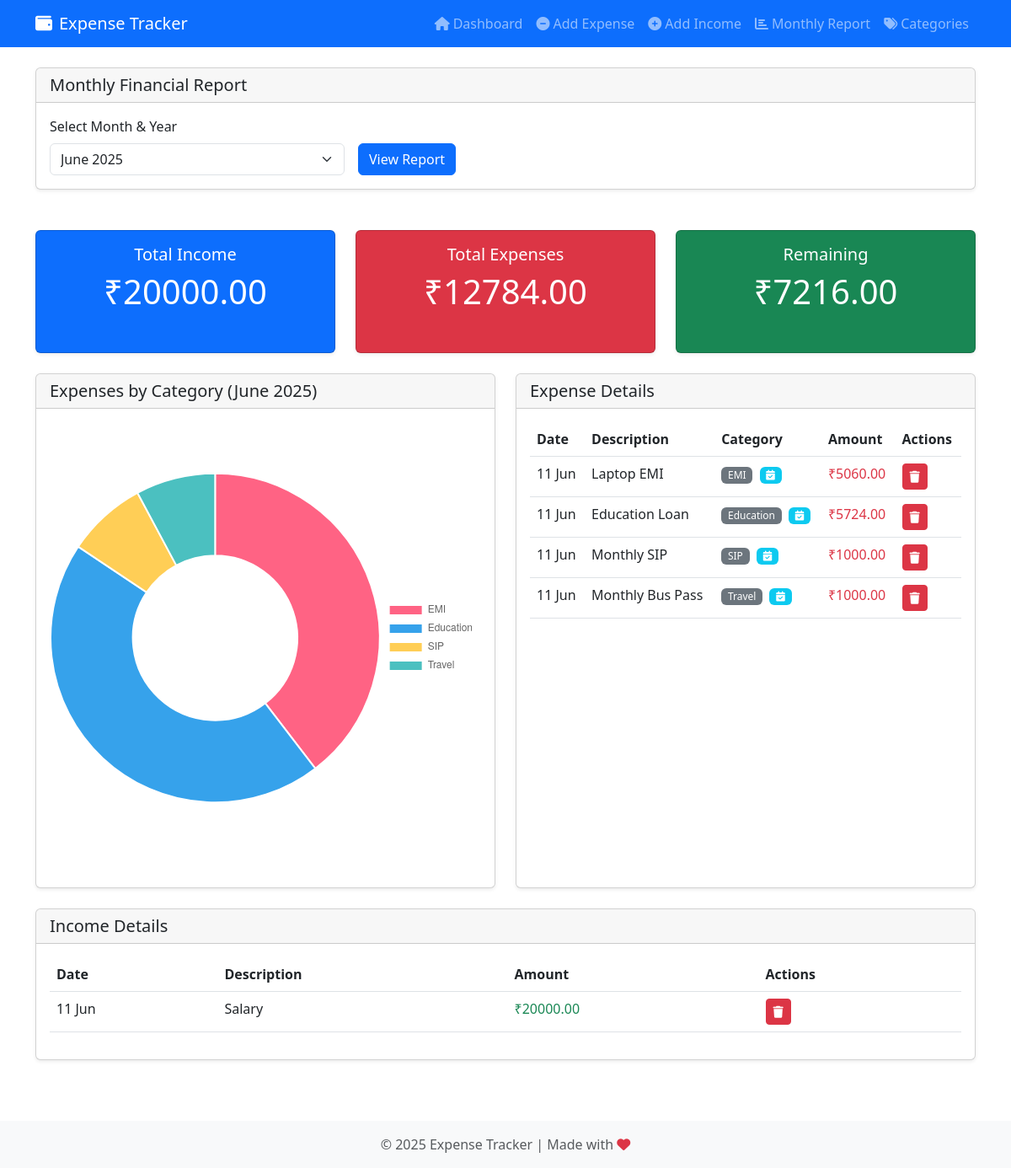
Screenshot of /monthly_report with the database file from the repository.
### app/app.py (models this page shows)
class Expense(db.Model):
    id = db.Column(db.Integer, primary_key=True)
    amount = db.Column(db.Float, nullable=False)
    description = db.Column(db.String(200), nullable=False)
    date = db.Column(db.Date, nullable=False, default=datetime.utcnow)
    category_id = db.Column(db.Integer, db.ForeignKey('category.id'), nullable=False)
    receipt_filename = db.Column(db.String(255))
    is_fixed = db.Column(db.Boolean, default=False)

class Category(db.Model):
    id = db.Column(db.Integer, primary_key=True)
    name = db.Column(db.String(50), nullable=False, unique=True)
    expenses = db.relationship('Expense', backref='category', lazy=True)

class Income(db.Model):
    id = db.Column(db.Integer, primary_key=True)
    amount = db.Column(db.Float, nullable=False)
    description = db.Column(db.String(200), nullable=False)
    date = db.Column(db.Date, nullable=False, default=datetime.utcnow)

### app/app.py (the view)
@app.route('/monthly_report', methods=['GET'])
def monthly_report():
    month_year_choices = get_month_year_choices()
    today = datetime.today()
    month_year = request.args.get('month_year')
    if month_year:
        month, year = map(int, month_year.split(','))
    else:
        month = request.args.get('month', today.month, type=int)
        year = request.args.get('year', today.year, type=int)
    selected_month = month
    selected_year = year
    expenses = Expense.query.filter(
        db.extract('month', Expense.date) == selected_month,
        db.extract('year', Expense.date) == selected_year
    ).order_by(Expense.date.desc()).all()
    incomes = Income.query.filter(
        db.extract('month', Income.date) == selected_month,
        db.extract('year', Income.date) == selected_year
    ).order_by(Income.date.desc()).all()
    total_income = sum(income.amount for income in incomes)
    total_expenses = sum(expense.amount for expense in expenses)
    remaining = total_income - total_expenses
    expenses_by_category = db.session.query(
        Category.name, db.func.sum(Expense.amount)
    ).join(Expense).filter(
        db.extract('month', Expense.date) == selected_month,
        db.extract('year', Expense.date) == selected_year
    ).group_by(Category.name).all()
    return render_template(
        'monthly_report.html',
        expenses=expenses,
        incomes=incomes,
        total_income=total_income,
        total_expenses=total_expenses,
        remaining=remaining,
        expenses_by_category=expenses_by_category,
        month_year_choices=month_year_choices,
        selected_month=selected_month,
        selected_year=selected_year,
        month_name=datetime(2000, selected_month, 1).strftime('%B'),
        datetime=datetime  # Pass datetime module to template
    )

### app/app.py (called while the page is built)
def get_month_year_choices():
    expenses = Expense.query.order_by(Expense.date).all()
    incomes = Income.query.order_by(Income.date).all()
    dates = set()
    for expense in expenses:
        dates.add((expense.date.month, expense.date.year))
    for income in incomes:
        dates.add((income.date.month, income.date.year))
    if not dates:
        today = datetime.today()
        dates.add((today.month, today.year))
    return sorted(list(dates), key=lambda x: (x[1], x[0]))

### app/templates/monthly_report.html (shortened to what this page needs)
{% extends 'base.html' %}
{% block content %}
<div class="row mb-4">
    <div class="col-md-12">
        <div class="card">
            <div class="card-header">
                <h5 class="card-title mb-0">Monthly Financial Report</h5>
            </div>
            <div class="card-body">
                <form method="GET" action="{{ url_for('monthly_report') }}" class="row g-3 align-items-end">
                    <div class="col-md-4">
                        <label for="month_year" class="form-label">Select Month & Year</label>
                        <select class="form-select" id="month_year" name="month_year" onchange="updateMonthYear()">
                            {% for month, year in month_year_choices %}
                            <option value="{{ month }},{{ year }}" {% if month == selected_month and year == selected_year %}selected{% endif %}>
                                {% if datetime %}
                                    {{ datetime(year, month, 1).strftime('%B %Y') }}
                                {% else %}
                                    {{ month }}/{{ year }}
                                {% endif %}
                            </option>
                            {% endfor %}
                        </select>
                    </div>
                    <div class="col-md-2">
                        <button type="submit" class="btn btn-primary">View Report</button>
                    </div>
                </form>
            </div>
        </div>
    </div>
</div>
<div class="row mb-4">
    <div class="col-md-4">
        <div class="card h-100 bg-primary text-white">
            <div class="card-body text-center">
                <h5 class="card-title">Total Income</h5>
                <h2 class="display-6">₹{{ "%.2f"|format(total_income) }}</h2>
            </div>
        </div>
    </div>
    <div class="col-md-4">
        <div class="card h-100 bg-danger text-white">
            <div class="card-body text-center">
                <h5 class="card-title">Total Expenses</h5>
                <h2 class="display-6">₹{{ "%.2f"|format(total_expenses) }}</h2>
            </div>
        </div>
    </div>
    <div class="col-md-4">
        <div class="card h-100 {% if remaining < 0 %}bg-danger{% else %}bg-success{% endif %} text-white">
            <div class="card-body text-center">
                <h5 class="card-title">Remaining</h5>
                <h2 class="display-6">₹{{ "%.2f"|format(remaining) }}</h2>
            </div>
        </div>
    </div>
</div>
<div class="row mb-4">
    <div class="col-md-6">
        <div class="card h-100">
            <div class="card-header">
                <h5 class="card-title mb-0">Expenses by Category ({{ month_name }} {{ selected_year }})</h5>
            </div>
            <div class="card-body">
                {% if expenses_by_category %}
                <canvas id="expensesByCategoryChart"></canvas>
                {% else %}
                <p class="text-center text-muted my-5">No expense data available for this period</p>
                {% endif %}
            </div>
        </div>
    </div>
    <div class="col-md-6">
        <div class="card h-100">
            <div class="card-header">
                <h5 class="card-title mb-0">Expense Details</h5>
            </div>
            <div class="card-body">
                {% if expenses %}
                <div class="table-responsive">
                    <table class="table table-hover">
                        <thead>
                            <tr>
                                <th>Date</th>
                                <th>Description</th>
                                <th>Category</th>
                                <th>Amount</th>
                                <th>Actions</th>
                            </tr>
                        </thead>
                        <tbody>
                            {% for expense in expenses %}
                            <tr>
                                <td>{{ expense.date.strftime('%d %b') }}</td>
                                <td>{{ expense.description }}</td>
                                <td>
                                    <span class="badge bg-secondary">{{ expense.category.name }}</span>
                                    {% if expense.is_fixed %}
                                    <span class="badge bg-info ms-1" title="Fixed Monthly Expense">
                                        <i class="fas fa-calendar-check"></i>
                                    </span>
                                    {% endif %}
                                </td>
                                <td class="text-danger">₹{{ "%.2f"|format(expense.amount) }}</td>
                                <td>
                                    <form action="{{ url_for('delete_expense', id=expense.id) }}" method="POST" class="d-inline">
                                        <button type="submit" class="btn btn-sm btn-danger" onclick="return confirm('Are you sure you want to delete this expense?')">
                                            <i class="fas fa-trash"></i>
                                        </button>
                                    </form>
                                </td>
                            </tr>
                            {% endfor %}
                        </tbody>
                    </table>
                </div>
                {% else %}
                <p class="text-center text-muted my-4">No expenses recorded for this period</p>
                {% endif %}
            </div>
        </div>
    </div>
</div>
<div class="row">
    <div class="col-md-12">
        <div class="card">
            <div class="card-header">
                <h5 class="card-title mb-0">Income Details</h5>
            </div>
            <div class="card-body">
                {% if incomes %}
                <div class="table-responsive">
                    <table class="table table-hover">
                        <thead>
                            <tr>
                                <th>Date</th>
                                <th>Description</th>
                                <th>Amount</th>
                                <th>Actions</th>
                            </tr>
                        </thead>
                        <tbody>
                            {% for income in incomes %}
                            <tr>
                                <td>{{ income.date.strftime('%d %b') }}</td>
                                <td>{{ income.description }}</td>
                                <td class="text-success">₹{{ "%.2f"|format(income.amount) }}</td>
                                <td>
                                    <form action="{{ url_for('delete_income', id=income.id) }}" method="POST" class="d-inline">
                                        <button type="submit" class="btn btn-sm btn-danger" onclick="return confirm('Are you sure you want to delete this income?')">
                                            <i class="fas fa-trash"></i>
                                        </button>
                                    </form>
                                </td>
                            </tr>
                            {% endfor %}
                        </tbody>
                    </table>
                </div>
                {% else %}
                <p class="text-center text-muted my-4">No income recorded for this period</p>
                {% endif %}
            </div>
        </div>
    </div>
</div>
{% endblock %}
{% block scripts %}
<script>
    // Handle month/year selection
    function updateMonthYear() {
        const selectElement = document.getElementById('month_year');
        const [month, year] = selectElement.value.split(',');
        document.getElementById('selected_month').value = month;
        document.getElementById('selected_year').value = year;
    }
    // Initialize on page load
    updateMonthYear();
    // Expenses by Category Chart
    {% if expenses_by_category %}
    const categoryCtx = document.getElementById('expensesByCategoryChart').getContext('2d');
    const categoryChart = new Chart(categoryCtx, {
        type: 'doughnut',
        data: {
            labels: [{% for category, amount in expenses_by_category %}'{{ category }}',{% endfor %}],
            datasets: [{
                data: [{% for category, amount in expenses_by_category %}{{ amount }},{% endfor %}],
                backgroundColor: [
                    '#FF6384', '#36A2EB', '#FFCE56', '#4BC0C0', '#9966FF',
                    '#FF9F40', '#8AC249', '#EA526F', '#23B5D3', '#279AF1',
                    '#7E6B8F', '#96E072'
                ]
            }]
        },
        options: {
            responsive: true,
            plugins: {
                legend: {
                    position: 'right',
                }
            }
        }
    });
    {% endif %}
</script>
{% endblock %}

### app/templates/base.html (shortened to what this page needs)
<!DOCTYPE html>
<html lang="en">
<head>
    <link href="https://cdn.jsdelivr.net/npm/bootstrap@5.3.0-alpha1/dist/css/bootstrap.min.css" rel="stylesheet">
    <link rel="stylesheet" href="https://cdnjs.cloudflare.com/ajax/libs/font-awesome/6.0.0/css/all.min.css">
    <link rel="stylesheet" href="{{ url_for('static', filename='css/style.css') }}">
</head>
<body>
    <nav class="navbar navbar-expand-lg navbar-dark bg-primary">
        <div class="container">
            <a class="navbar-brand" href="{{ url_for('index') }}">
                <i class="fas fa-wallet me-2"></i>Expense Tracker
            </a>
            <div class="collapse navbar-collapse" id="navbarNav">
                <ul class="navbar-nav ms-auto">
                    <li class="nav-item">
                        <a class="nav-link" href="{{ url_for('index') }}">
                            <i class="fas fa-home me-1"></i>Dashboard
                        </a>
                    </li>
                    <li class="nav-item">
                        <a class="nav-link" href="{{ url_for('add_expense') }}">
                            <i class="fas fa-minus-circle me-1"></i>Add Expense
                        </a>
                    </li>
                    <li class="nav-item">
                        <a class="nav-link" href="{{ url_for('add_income') }}">
                            <i class="fas fa-plus-circle me-1"></i>Add Income
                        </a>
                    </li>
                    <li class="nav-item">
                        <a class="nav-link" href="{{ url_for('monthly_report') }}">
                            <i class="fas fa-chart-bar me-1"></i>Monthly Report
                        </a>
                    </li>
                    <li class="nav-item">
                        <a class="nav-link" href="{{ url_for('manage_categories') }}">
                            <i class="fas fa-tags me-1"></i>Categories
                        </a>
                    </li>
                </ul>
            </div>
        </div>
    </nav>
    <div class="container mt-4 mb-5">
        {% block content %}{% endblock %}
    </div>
    <footer class="footer mt-auto py-3 bg-light">
        <div class="container text-center">
            <span class="text-muted">© 2025 Expense Tracker | Made with <i class="fas fa-heart text-danger"></i></span>
        </div>
    </footer>
    {% block scripts %}{% endblock %}
</body>
</html>

### app/static/css/style.css (style rules this page uses)
body { min-height: 100vh; display: flex; flex-direction: column; }
.footer { margin-top: auto; }
.card { box-shadow: 0 0.125rem 0.25rem rgba(0, 0, 0, 0.075); margin-bottom: 1.5rem; }
.card-header { background-color: rgba(0, 0, 0, 0.03); }
.table th { font-weight: 600; }
.badge { font-weight: 500; }
.card.bg-primary, .card.bg-danger, .card.bg-success { transition: transform 0.3s; }
.btn { transition: all 0.2s; }

### rows the page displays
Expense: date "11 Jun", description "Laptop EMI", category.name "EMI", is_fixed True (drawn), amount "5060.00"
Expense: date "11 Jun", description "Education Loan", category.name "Education", is_fixed True (drawn), amount "5724.00"
Expense: date "11 Jun", description "Monthly SIP", category.name "SIP", is_fixed True (drawn), amount "1000.00"
Expense: date "11 Jun", description "Monthly Bus Pass", category.name "Travel", is_fixed True (drawn), amount "1000.00"
Income: date "11 Jun", description "Salary", amount "20000.00"

### other values shown
{{ "%.2f"|format(total_income) }} "20000.00"
{{ "%.2f"|format(total_expenses) }} "12784.00"
{{ "%.2f"|format(remaining) }} "7216.00"
{{ month_name }} "June"
{{ selected_year }} "2025"
form field month_year "June 2025"
chart data {{ category }} EMI, Education, SIP, Travel
chart data {{ amount }} 5060.0, 5724.0, 1000.0, 1000.0
